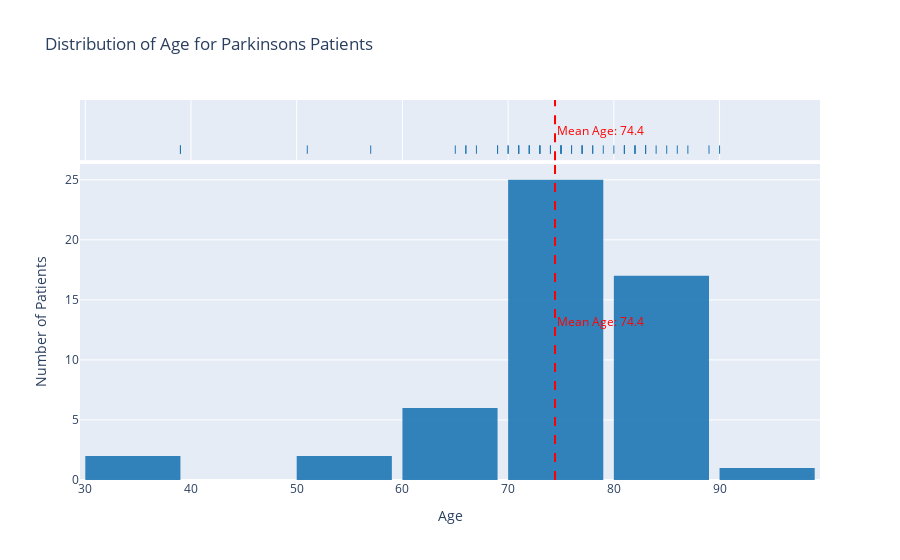

Write notebook code for a chart like this one.
### Code cell
mean_age = parkinsons_data['Age'].mean()
parkinsons_data = explorer_df[explorer_df['Parkinsons'] == True]


fig = px.histogram(parkinsons_data, x='Age', title='Distribution of Age for Parkinsons Patients',
                   labels={'Age': 'Age', 'count': 'Number of Patients'},
                   nbins=10,  
                   marginal='rug',  
                   opacity=0.9,  
                   color_discrete_sequence=['#1f77b4'])  

fig.add_vline(x=mean_age, line_dash="dash", line_color="red", 
              annotation_text=f'Mean Age: {mean_age:.1f}', annotation_position="right", 
              annotation_font=dict(size=12, color='red'))

fig.update_layout(xaxis_title='Age', yaxis_title='Number of Patients',
                  bargap=0.1,  
                  showlegend=False)  

fig.show()

### Figure 1 — Plotly figure (JSON) as saved in the notebook; plotly's stock layout.template omitted (floating-point values rounded to 4 significant figures)
{"data": [{"alignmentgroup": "True", "bingroup": "x", "hovertemplate": "Age=%{x}<br>count=%{y}<extra></extra>", "legendgroup": "", "marker": {"color": "#1f77b4", "opacity": 0.9, "pattern": {"shape": ""}}, "name": "", "nbinsx": 10, "offsetgroup": "", "orientation": "v", "showlegend": false, "type": "histogram", "x": [74, 81, 83, 57, 77, 74, 75, null, null, 69, null, 78, 70, 76, 73, 73, 81, 75, 79, 83, 39, 72, 81, 84, 85, 39, null, 75, 70, 81, 72, 78, 73, null, 65, 76, 80, null, null, 89, null, 71, 69, 90, 82, 87, null, 82, 51, 77, null, 83, 86, 66, 83, 72, 75, 71, 67, 66, 71, 77, 82], "xaxis": "x", "yaxis": "y"}, {"alignmentgroup": "True", "boxpoints": "all", "fillcolor": "rgba(255,255,255,0)", "hoveron": "points", "hovertemplate": "Age=%{x}<extra></extra>", "jitter": 0, "legendgroup": "", "line": {"color": "rgba(255,255,255,0)"}, "marker": {"color": "#1f77b4", "symbol": "line-ns-open"}, "name": "", "offsetgroup": "", "showlegend": false, "type": "box", "x": [74, 81, 83, 57, 77, 74, 75, null, null, 69, null, 78, 70, 76, 73, 73, 81, 75, 79, 83, 39, 72, 81, 84, 85, 39, null, 75, 70, 81, 72, 78, 73, null, 65, 76, 80, null, null, 89, null, 71, 69, 90, 82, 87, null, 82, 51, 77, null, 83, 86, 66, 83, 72, 75, 71, 67, 66, 71, 77, 82], "xaxis": "x2", "yaxis": "y2"}], "layout": {"annotations": [{"font": {"color": "red", "size": 12}, "showarrow": false, "text": "Mean Age: 74.4", "x": 74.43, "xanchor": "left", "xref": "x", "y": 0.5, "yanchor": "middle", "yref": "y domain"}, {"font": {"color": "red", "size": 12}, "showarrow": false, "text": "Mean Age: 74.4", "x": 74.43, "xanchor": "left", "xref": "x2", "y": 0.5, "yanchor": "middle", "yref": "y2 domain"}], "bargap": 0.1, "barmode": "relative", "legend": {"tracegroupgap": 0}, "shapes": [{"line": {"color": "red", "dash": "dash"}, "type": "line", "x0": 74.43, "x1": 74.43, "xref": "x", "y0": 0, "y1": 1, "yref": "y domain"}, {"line": {"color": "red", "dash": "dash"}, "type": "line", "x0": 74.43, "x1": 74.43, "xref": "x2", "y0": 0, "y1": 1, "yref": "y2 domain"}], "showlegend": false, "title": {"text": "Distribution of Age for Parkinsons Patients"}, "xaxis": {"anchor": "y", "domain": [0, 1], "title": {"text": "Age"}}, "xaxis2": {"anchor": "y2", "domain": [0, 1], "matches": "x", "showgrid": true, "showticklabels": false}, "yaxis": {"anchor": "x", "domain": [0, 0.8316], "title": {"text": "Number of Patients"}}, "yaxis2": {"anchor": "x2", "domain": [0.8416, 1], "matches": "y2", "showgrid": false, "showline": false, "showticklabels": false, "ticks": ""}}}
